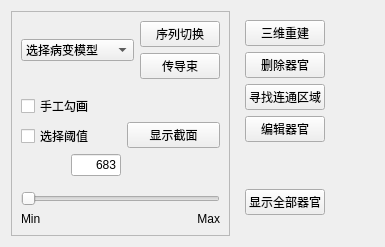
              <widget class="QWidget" name="page_12">
               <layout class="QHBoxLayout" name="horizontalLayout_34">
                <item>
                 <widget class="QFrame" name="frame">
                  <property name="frameShape">
                   <enum>QFrame::Shape::StyledPanel</enum>
                  </property>
                  <property name="frameShadow">
                   <enum>QFrame::Shadow::Raised</enum>
                  </property>
                  <layout class="QVBoxLayout" name="verticalLayout_34">
                   <item>
                    <layout class="QHBoxLayout" name="horizontalLayout_30">
                     <item>
                      <widget class="QComboBox" name="comboBox_5">
                       <item>
                        <property name="text">
                         <string>选择病变模型</string>
                        </property>
                       </item>
                       <item>
                        <property name="text">
                         <string>皮肤模型</string>
                        </property>
                       </item>
                       <item>
                        <property name="text">
                         <string>头骨模型</string>
                        </property>
                       </item>
                       <item>
                        <property name="text">
                         <string>脑组织模型 </string>
                        </property>
                       </item>
                       <item>
                        <property name="text">
                         <string>病变部位模型</string>
                        </property>
                       </item>
                       <item>
                        <property name="text">
                         <string>自定义组织模型</string>
                        </property>
                       </item>
                      </widget>
                     </item>
                     <item>
                      <layout class="QVBoxLayout" name="verticalLayout_31">
                       <item>
                        <widget class="QPushButton" name="pushButton_40">
                         <property name="text">
                          <string>序列切换</string>
                         </property>
                        </widget>
                       </item>
                       <item>
                        <widget class="QPushButton" name="pushButton_41">
                         <property name="text">
                          <string>传导束</string>
                         </property>
                        </widget>
                       </item>
                      </layout>
                     </item>
                    </layout>
                   </item>
                   <item>
                    <layout class="QVBoxLayout" name="verticalLayout_33">
                     <item>
                      <layout class="QHBoxLayout" name="horizontalLayout_32">
                       <item>
                        <widget class="QWidget" name="widget_46" native="true">
                         <property name="minimumSize">
                          <size>
                           <width>0</width>
                           <height>0</height>
                          </size>
                         </property>
                         <property name="maximumSize">
                          <size>
                           <width>100</width>
                           <height>16777215</height>
                          </size>
                         </property>
                         <layout class="QVBoxLayout" name="verticalLayout_32">
                          <property name="leftMargin">
                           <number>0</number>
                          </property>
                          <property name="rightMargin">
                           <number>0</number>
                          </property>
                          <item>
                           <widget class="QCheckBox" name="checkBox_8">
                            <property name="text">
                             <string>手工勾画</string>
                            </property>
                            <property name="autoExclusive">
                             <bool>true</bool>
                            </property>
                           </widget>
                          </item>
                          <item>
                           <widget class="QCheckBox" name="checkBox_9">
                            <property name="text">
                             <string>选择阈值</string>
                            </property>
                            <property name="autoExclusive">
                             <bool>true</bool>
                            </property>
                           </widget>
                          </item>
                          <item>
                           <layout class="QHBoxLayout" name="horizontalLayout_31">
                            <item>
                             <spacer name="horizontalSpacer_2">
                              <property name="orientation">
                               <enum>Qt::Orientation::Horizontal</enum>
                              </property>
                              <property name="sizeHint" stdset="0">
                               <size>
                                <width>40</width>
                                <height>20</height>
                               </size>
                              </property>
                             </spacer>
                            </item>
                            <item>
                             <widget class="QLineEdit" name="lineEdit_5">
                              <property name="minimumSize">
                               <size>
                                <width>0</width>
                                <height>0</height>
                               </size>
                              </property>
                              <property name="maximumSize">
                               <size>
                                <width>50</width>
                                <height>16777215</height>
                               </size>
                              </property>
                              <property name="text">
                               <string>683</string>
                              </property>
                              <property name="alignment">
                               <set>Qt::AlignmentFlag::AlignRight|Qt::AlignmentFlag::AlignTrailing|Qt::AlignmentFlag::AlignVCenter</set>
                              </property>
                             </widget>
                            </item>
                           </layout>
                          </item>
                         </layout>
                        </widget>
                       </item>
                       <item>
                        <widget class="QPushButton" name="pushButton_42">
                         <property name="text">
                          <string>显示截面</string>
                         </property>
                        </widget>
                       </item>
                      </layout>
                     </item>
                     <item>
                      <widget class="QWidget" name="widget_45" native="true">
                       <property name="maximumSize">
                        <size>
                         <width>16777215</width>
                         <height>50</height>
                        </size>
                       </property>
                       <layout class="QVBoxLayout" name="verticalLayout_30">
                        <property name="leftMargin">
                         <number>0</number>
                        </property>
                        <property name="topMargin">
                         <number>0</number>
                        </property>
                        <property name="rightMargin">
                         <number>0</number>
                        </property>
                        <property name="bottomMargin">
                         <number>0</number>
                        </property>
                        <item>
                         <widget class="QSlider" name="horizontalSlider">
                          <property name="orientation">
                           <enum>Qt::Orientation::Horizontal</enum>
                          </property>
                         </widget>
                        </item>
                        <item>
                         <layout class="QHBoxLayout" name="horizontalLayout_29">
                          <item>
                           <widget class="QLabel" name="label_33">
                            <property name="text">
                             <string>Min</string>
                            </property>
                           </widget>
                          </item>
                          <item>
                           <widget class="QLabel" name="label_34">
                            <property name="text">
                             <string>Max</string>
                            </property>
                            <property name="alignment">
                             <set>Qt::AlignmentFlag::AlignRight|Qt::AlignmentFlag::AlignTrailing|Qt::AlignmentFlag::AlignVCenter</set>
                            </property>
                           </widget>
                          </item>
                         </layout>
                        </item>
                       </layout>
                      </widget>
                     </item>
                    </layout>
                   </item>
                  </layout>
                 </widget>
                </item>
                <item>
                 <widget class="QWidget" name="widget_48" native="true">
                  <layout class="QVBoxLayout" name="verticalLayout_36">
                   <item>
                    <widget class="QPushButton" name="pushButton_44">
                     <property name="text">
                      <string>三维重建</string>
                     </property>
                    </widget>
                   </item>
                   <item>
                    <widget class="QPushButton" name="pushButton_45">
                     <property name="text">
                      <string>删除器官</string>
                     </property>
                    </widget>
                   </item>
                   <item>
                    <widget class="QPushButton" name="pushButton_43">
                     <property name="text">
                      <string>寻找连通区域</string>
                     </property>
                    </widget>
                   </item>
                   <item>
                    <widget class="QPushButton" name="pushButton_46">
                     <property name="text">
                      <string>编辑器官</string>
                     </property>
                    </widget>
                   </item>
                   <item>
                    <widget class="QWidget" name="widget_47" native="true">
                     <property name="minimumSize">
                      <size>
                       <width>0</width>
                       <height>60</height>
                      </size>
                     </property>
                     <layout class="QVBoxLayout" name="verticalLayout_35">
                      <property name="leftMargin">
                       <number>0</number>
                      </property>
                      <property name="topMargin">
                       <number>30</number>
                      </property>
                      <property name="rightMargin">
                       <number>0</number>
                      </property>
                      <property name="bottomMargin">
                       <number>0</number>
                      </property>
                      <item>
                       <widget class="QPushButton" name="pushButton_47">
                        <property name="text">
                         <string>显示全部器官</string>
                        </property>
                       </widget>
                      </item>
                     </layout>
                    </widget>
                   </item>
                  </layout>
                 </widget>
                </item>
                <item>
                 <spacer name="horizontalSpacer_3">
                  <property name="orientation">
                   <enum>Qt::Orientation::Horizontal</enum>
                  </property>
                  <property name="sizeHint" stdset="0">
                   <size>
                    <width>40</width>
                    <height>20</height>
                   </size>
                  </property>
                 </spacer>
                </item>
               </layout>
              </widget>
